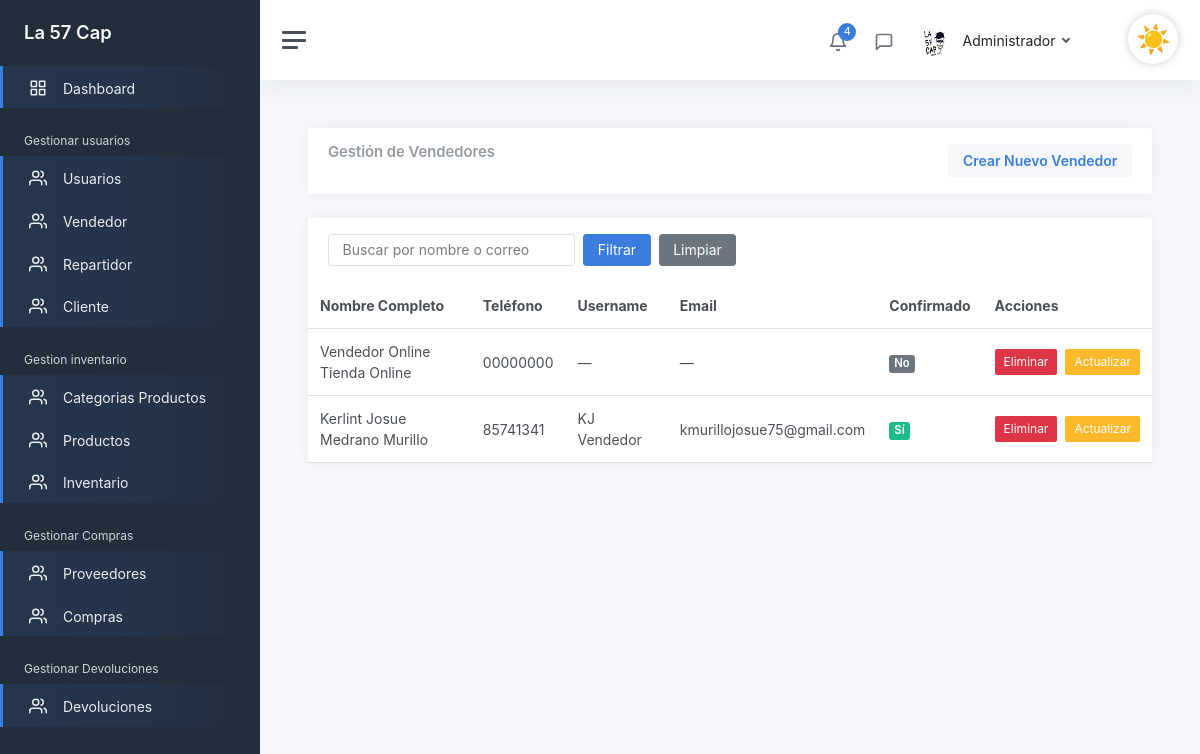
/admin/GestionarVendedores (signed in), run on an earlier commit of the app's database.
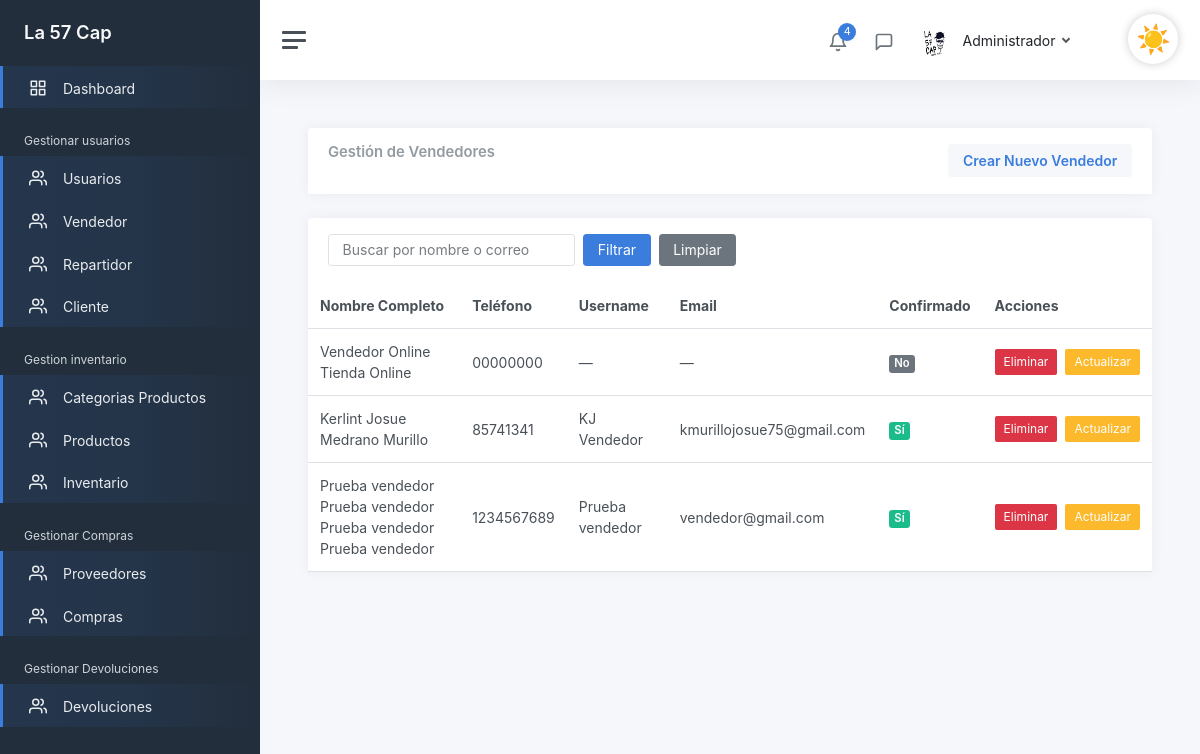
And on a later commit of the database.
### tables this page shows
CREATE TABLE `vendedor`  (
  `idvendedor` int(0) NOT NULL AUTO_INCREMENT,
  `id_usuario` int(0) NULL DEFAULT NULL,
  `p_nombre` varchar(50) NOT NULL,
  `s_nombre` varchar(50) NOT NULL,
  `p_apellido` varchar(50) NOT NULL,
  `s_apellido` varchar(50) NOT NULL,
  `n_telefono` varchar(15) NOT NULL,
  `eliminado` tinyint(0) NULL DEFAULT 0,
  PRIMARY KEY (`idvendedor`) USING BTREE,
  INDEX `vendedor_usuario_idx`(`id_usuario`) USING BTREE,
  CONSTRAINT `vendedor_usuario0` FOREIGN KEY (`id_usuario`) REFERENCES `usuario` (`idusuario`) ON DELETE SET NULL ON UPDATE RESTRICT
);

CREATE TABLE `usuario`  (
  `idusuario` int(0) NOT NULL AUTO_INCREMENT,
  `id_roles` int(0) NOT NULL,
  `f_perfil` varchar(150) NULL DEFAULT NULL,
  `userName` varchar(45) NOT NULL,
  `password` varchar(100) NOT NULL,
  `email` varchar(30) NOT NULL,
  `confirmado` tinyint(1) NULL DEFAULT NULL,
  `token` varchar(15) NULL DEFAULT NULL,
  `Creado_Fecha` datetime(0) NOT NULL,
  `Cambiado_Fecha` datetime(0) NOT NULL,
  `eliminado` tinyint(0) NULL DEFAULT 0,
  `intentos_fallidos` int(0) NULL DEFAULT 0,
  PRIMARY KEY (`idusuario`) USING BTREE,
  INDEX `usuario_roles_idx`(`id_roles`) USING BTREE,
  CONSTRAINT `usuario_roles` FOREIGN KEY (`id_roles`) REFERENCES `roles` (`idroles`) ON DELETE RESTRICT ON UPDATE RESTRICT
);

### controllers/VendedorController.php (called while the page is built, shortened)
<?php
class VendedorController
{
    public static function GestionarVendedores(Router $router)
    {
        $busqueda = $_POST['busqueda'] ?? '';
        $vendedores = Vendedor::obtenerTodosConUsuario($busqueda);
        $router->renderAdmin('Admin/vendedores/GestionVendedores', [
            'vendedores' => $vendedores,
            'busqueda' => $busqueda,
            'titulo' => 'Gestionar Vendedores'
        ]);
    }
}

### public/index.php (called while the page is built, shortened)
<?php
$router = new Router();
$router->get('/login', [LoginController::class, 'login']);
$router->post('/login', [LoginController::class, 'login']);
$router->get('/logout', [LoginController::class, 'logout']);
$router->get('/olvide-cuenta', [UsuarioController::class, 'olvide']);
$router->post('/olvide-cuenta', [UsuarioController::class, 'olvide']);
$router->get('/recuperar-cuenta', [UsuarioController::class, 'recuperar']);
$router->post('/recuperar-cuenta', [UsuarioController::class, 'recuperar']);
$router->get('/confirmar-cuenta', [UsuarioController::class, 'confirmarCuenta']);
$router->post('/confirmar-cuenta', [UsuarioController::class, 'confirmarCuenta']);
$router->get('/crear-cuenta', [RegistroController::class, 'crearCuenta']);
$router->post('/crear-cuenta', [RegistroController::class, 'crearCuenta']);
$router->get('/mensaje-confirmacion', [RegistroController::class, 'mensajeConfirmacion']);
$router->get('/reenviar-confirmacion', [RegistroController::class, 'reenviarConfirmacion']);
$router->post('/reenviar-confirmacion', [RegistroController::class, 'reenviarConfirmacion']);
$router->get('/', [LandingController::class, 'index']);
$router->get('/cliente/pedidos', [ClientePanelController::class, 'pedidos']);
$router->get('/cliente/devolucion', [ClienteController::class, 'solicitarDevolucion']);
$router->post('/cliente/devolucion', [ClienteController::class, 'registrarDevolucion']);
$router->post('/cliente/devolucion/guardar', [ClienteController::class, 'guardarDevolucion']);
$router->get('/tienda', [TiendaController::class, 'shop']);
$router->post('/tienda', fn: [TiendaController::class, 'shop']);
$router->get('/producto', [ProductoController::class, 'ver']);
$router->get('/carrito', [CarritoController::class, 'mostrar']);
$router->get('/carrito/agregar', [CarritoController::class, 'agregar']);
$router->get('/carrito/eliminar', [CarritoController::class, 'eliminar']);
$router->post('/carrito/actualizar', [CarritoController::class, 'actualizar']);
$router->get('/checkout', [CheckoutController::class, 'mostrar']);
$router->post('/checkout/confirmar', [CheckoutController::class, 'confirmar']);
$router->get('/checkout/exito', [CheckoutController::class, 'exito']);
$router->get('/cliente/pedido', [ClienteController::class, 'pedido']);
$router->get('/SobreNosotros', [LandingController::class, 'about']);
$router->get('/Contactanos', [LandingController::class, 'contact']);
$router->get('/admin', [AdminController::class, 'Admin']);
$router->post('/admin', [AdminController::class, 'Admin']);
$router->get('/admin/GestionarUsuario', [UsuarioController::class, 'GestionarUsuario']);
$router->post('/admin/GestionarUsuario', [UsuarioController::class, 'GestionarUsuario']);
$router->get('/admin/CrearUsuario', [UsuarioController::class, 'crearUsuario']);
$router->post('/admin/CrearUsuario', [UsuarioController::class, 'crearUsuario']);
$router->get('/admin/ActualizarUsuario', [UsuarioController::class, 'ActualizarUsuario']);
$router->post('/admin/ActualizarUsuario', [UsuarioController::class, 'ActualizarUsuario']);
$router->get('/admin/EliminarUsuario', [UsuarioController::class, 'EliminarUsuario']);
$router->post('/admin/EliminarUsuario', [UsuarioController::class, 'EliminarUsuario']);
$router->get('/admin/Dashboard', [DashBoardController::class, 'Dashboard']);
$router->post('/admin/Dashboard', [DashBoardController::class, 'Dashboard']);
$router->get('/admin/GestionarCliente', [ClienteController::class, 'GestionarCliente']);
$router->post('/admin/GestionarCliente', [ClienteController::class, 'GestionarCliente']);
$router->get('/admin/GestionarVendedores', [VendedorController::class, 'GestionarVendedores']);
$router->post('/admin/GestionarVendedores', [VendedorController::class, 'GestionarVendedores']);
$router->get('/admin/CrearVendedor', [VendedorController::class, 'crearvendedor']);
$router->post('/admin/CrearVendedor', [VendedorController::class, 'crearvendedor']);
$router->get('/admin/ActualizarVendedor', [VendedorController::class, 'ActualizarVendedor']);
$router->post('/admin/ActualizarVendedor', [VendedorController::class, 'ActualizarVendedor']);
$router->post('/admin/EliminarVendedor', [VendedorController::class, 'EliminarVendedor']);
$router->get('/admin/GestionarRepartidor', [RepartidorControllers::class, 'GestionarRepartidores']);
$router->post('/admin/GestionarRepartidor', [RepartidorControllers::class, 'GestionarRepartidores']);
$router->get('/admin/CrearRepartidor', [RepartidorControllers::class, 'CrearRepartidor']);
$router->post('/admin/CrearRepartidor', [RepartidorControllers::class, 'CrearRepartidor']);
$router->get('/admin/ActualizarRepartidor', [RepartidorControllers::class, 'ActualizarRepartidor']);
$router->post('/admin/ActualizarRepartidor', [RepartidorControllers::class, 'ActualizarRepartidor']);
$router->post('/admin/EliminarRepartidor', [RepartidorControllers::class, 'EliminarRepartidor']);
$router->get('/admin/GestionarProveedores', [ProveedorController::class, 'GestionarProveedores']);
$router->post('/admin/GestionarProveedores', [ProveedorController::class, 'GestionarProveedores']);
$router->get('/admin/CrearProveedor', [ProveedorController::class, 'CrearProveedor']);
$router->post('/admin/CrearProveedor', [ProveedorController::class, 'CrearProveedor']);
$router->get('/admin/ActualizarProveedor', [ProveedorController::class, 'ActualizarProveedor']);
$router->post('/admin/ActualizarProveedor', [ProveedorController::class, 'ActualizarProveedor']);
$router->post('/admin/EliminarProveedor', [ProveedorController::class, 'EliminarProveedor']);
$router->get('/admin/GestionarCategoriaProducto', [CategoriaProductoController::class, 'GestionarCategorias']);
$router->post('/admin/GestionarCategoriaProducto', [CategoriaProductoController::class, 'GestionarCategorias']);
$router->get('/admin/CrearCategoriaProducto', [CategoriaProductoController::class, 'CrearCategoria']);
$router->post('/admin/CrearCategoriaProducto', [CategoriaProductoController::class, 'CrearCategoria']);
$router->get('/admin/ActualizarCategoriaProducto', [CategoriaProductoController::class, 'ActualizarCategoria']);
$router->post('/admin/ActualizarCategoriaProducto', [CategoriaProductoController::class, 'ActualizarCategoria']);
$router->post('/admin/EliminarCategoriaProducto', [CategoriaProductoController::class, 'EliminarCategoria']);
$router->get('/admin/GestionarProducto', [ProductoController::class, 'GestionarProductos']);
$router->post('/admin/GestionarProducto', [ProductoController::class, 'GestionarProductos']);
$router->get('/admin/CrearProducto', [ProductoController::class, 'CrearProducto']);
$router->post('/admin/CrearProducto', [ProductoController::class, 'CrearProducto']);
$router->get('/admin/ActualizarProducto', [ProductoController::class, 'ActualizarProducto']);
$router->post('/admin/ActualizarProducto', [ProductoController::class, 'ActualizarProducto']);
$router->post('/admin/EliminarProducto', [ProductoController::class, 'EliminarProducto']);
$router->get('/admin/GenerarCodigoBarras', [ProductoController::class, 'VerCodigoBarras']);
$router->get('/admin/DescargarCodigoBarras', [ProductoController::class, 'DescargarCodigoBarras']);
$router->get('/admin/VerProducto', [ProductoController::class, 'VerProducto']);
$router->get('/admin/InventarioGeneral', [InventarioController::class, 'GestionarInventario']);
$router->get('/admin/GestionarCompras', [CompraController::class, 'GestionarCompras']);
$router->get('/admin/CrearCompra', [CompraController::class, 'CrearCompra']);
$router->post('/admin/CrearCompra', [CompraController::class, 'CrearCompra']);
$router->get('/admin/DetalleCompra', [CompraController::class, 'VerDetalleCompra']);
$router->get('/admin/devoluciones', [DevolucionController::class, 'gestionar']);
$router->get('/admin/devoluciones/detalle', [DevolucionController::class, 'detalle']);
$router->post('/admin/devoluciones/aprobar', [DevolucionController::class, 'aprobar']);
$router->post('/admin/devoluciones/rechazar', [DevolucionController::class, 'rechazar']);
$router->post('/admin/devoluciones/visitar-tienda', [DevolucionController::class, 'visitarTienda']);
$router->get('/Vendedor', [VendedorController::class, 'Vendedor']);
$router->get('/Repartidor', [RepartidorControllers::class, 'Repartidor']);
$router->comprobarRutas();

### models/Vendedor.php (called while the page is built, shortened)
<?php
class Vendedor extends ActiveRecord
{
    public static function obtenerTodosConUsuario($busqueda = '')
    {
        $where = "WHERE vendedor.eliminado = 0";
        $query = "SELECT
                vendedor.*,
                usuario.userName AS userName,
                usuario.email AS email,
                usuario.confirmado AS confirmado
              FROM vendedor
              LEFT JOIN usuario ON vendedor.id_usuario = usuario.idusuario
              $where";
        $resultado = self::$db->query($query);
        $objetos = [];
        while ($registro = $resultado->fetch_object()) {
            $objetos[] = $registro;
        }
        return $objetos;
    }
}

### views/Admin/vendedores/GestionVendedores.php (the view, shortened to what the changed rows need)
<div class="card">
    <div class="card-header">
        <div class="row">
            <div class="col mt-0">
                <h2 class="card-title">Gestión de Vendedores</h2>
            </div>
        </div>
    </div>
</div>
<div class="card">
    <div class="col-12">
        <table class="table table-hover my-0">
            <thead>
                <tr>
                    <th>Nombre Completo</th>
                    <th>Teléfono</th>
                    <th>Username</th>
                    <th>Email</th>
                    <th>Confirmado</th>
                    <th>Acciones</th>
                </tr>
            </thead>
            <tbody>
                <?php if (!empty($vendedores)): ?>
                    <?php foreach ($vendedores as $vendedor): ?>
                        <tr>
                            <td><?php echo "$vendedor->p_nombre $vendedor->s_nombre $vendedor->p_apellido $vendedor->s_apellido"; ?>
                            </td>
                            <td><?php echo $vendedor->n_telefono; ?></td>
                            <td><?php echo $vendedor->userName ?? '—'; ?></td>
                            <td><?php echo $vendedor->email ?? '—'; ?></td>
                            <td>
                                <?php
                                $estado = ($vendedor->confirmado ?? "0") == "1" ? "Sí" : "No";
                                $color = ($vendedor->confirmado ?? "0") == "1" ? "success" : "secondary";
                                ?>
                                <span class="badge bg-<?php echo $color; ?>"><?php echo $estado; ?></span>
                            </td>
                            <td>
                                <div class="d-flex gap-2">
                                    <form action="/admin/EliminarVendedor" method="POST" class="d-inline">
                                        <input type="submit" class="btn btn-sm btn-danger" value="Eliminar">
                                    </form>
                                    <a href="/admin/ActualizarVendedor?id=<?php echo $vendedor->id_usuario; ?>"
                                        class="btn btn-sm btn-warning">Actualizar</a>
                                </div>
                            </td>
                        </tr>
                    <?php endforeach; ?>
                <?php else: ?>
                    <tr>
                        <td colspan="6" class="text-center text-muted">No se encontraron Vendedores.</td>
                    </tr>
                <?php endif; ?>
            </tbody>
        </table>
    </div>
</div>

What changed in the data, as far as the page shows it:
added vendedor: p_nombre "Prueba vendedor", s_nombre "Prueba vendedor", p_apellido "Prueba vendedor", s_apellido "Prueba vendedor", n_telefono "1234567689", id_usuario.userName "Prueba vendedor", id_usuario.email "vendedor@gmail.com", id_usuario.confirmado "Sí"
